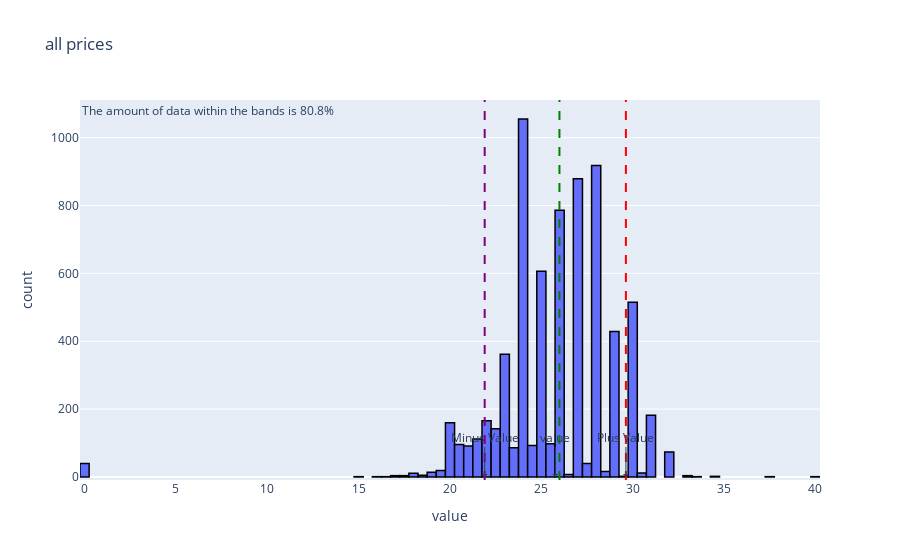

Notebook source saved alongside this figure:
### Code cell
bounds = .15
visualize_deviations(working, bounds, graph_col = 'value', nbins=100, title = 'all prices')

### Figure 1 — Plotly figure (JSON) as saved in the notebook; plotly's stock layout.template omitted (floating-point values rounded to 4 significant figures; data arrays with more than 128 entries replaced by an {"elided": "..."} marker saying what was removed)
{"data": [{"alignmentgroup": "True", "bingroup": "x", "hovertemplate": "value=%{x}<br>count=%{y}<extra></extra>", "legendgroup": "", "marker": {"color": "#636efa", "line": {"color": "black", "width": 1.5}, "pattern": {"shape": ""}}, "name": "", "nbinsx": 100, "offsetgroup": "", "orientation": "v", "showlegend": false, "type": "histogram", "x": {"elided": "7036 float values"}, "xaxis": "x", "yaxis": "y"}], "layout": {"annotations": [{"arrowhead": 1, "ax": 0, "ay": -40, "showarrow": true, "text": "value", "x": 25.76, "y": 0}, {"arrowhead": 1, "ax": 0, "ay": -40, "showarrow": true, "text": "Plus Value", "x": 29.63, "y": 0}, {"arrowhead": 1, "ax": 0, "ay": -40, "showarrow": true, "text": "Minus Value", "x": 21.9, "y": 0}, {"align": "left", "font": {"size": 12}, "showarrow": false, "text": "The amount of data within the bands is 80.8%\n\n              ", "x": 0, "xanchor": "left", "xref": "paper", "y": 1, "yanchor": "top", "yref": "paper"}], "barmode": "relative", "legend": {"tracegroupgap": 0}, "shapes": [{"line": {"color": "green", "dash": "dash"}, "type": "line", "x0": 25.99, "x1": 25.99, "xref": "x", "y0": 0, "y1": 1, "yref": "y domain"}, {"line": {"color": "red", "dash": "dash"}, "type": "line", "x0": 29.63, "x1": 29.63, "xref": "x", "y0": 0, "y1": 1, "yref": "y domain"}, {"line": {"color": "purple", "dash": "dash"}, "type": "line", "x0": 21.9, "x1": 21.9, "xref": "x", "y0": 0, "y1": 1, "yref": "y domain"}], "title": {"text": "all prices"}, "xaxis": {"anchor": "y", "domain": [0, 1], "title": {"text": "value"}}, "yaxis": {"anchor": "x", "domain": [0, 1], "title": {"text": "count"}}}}
